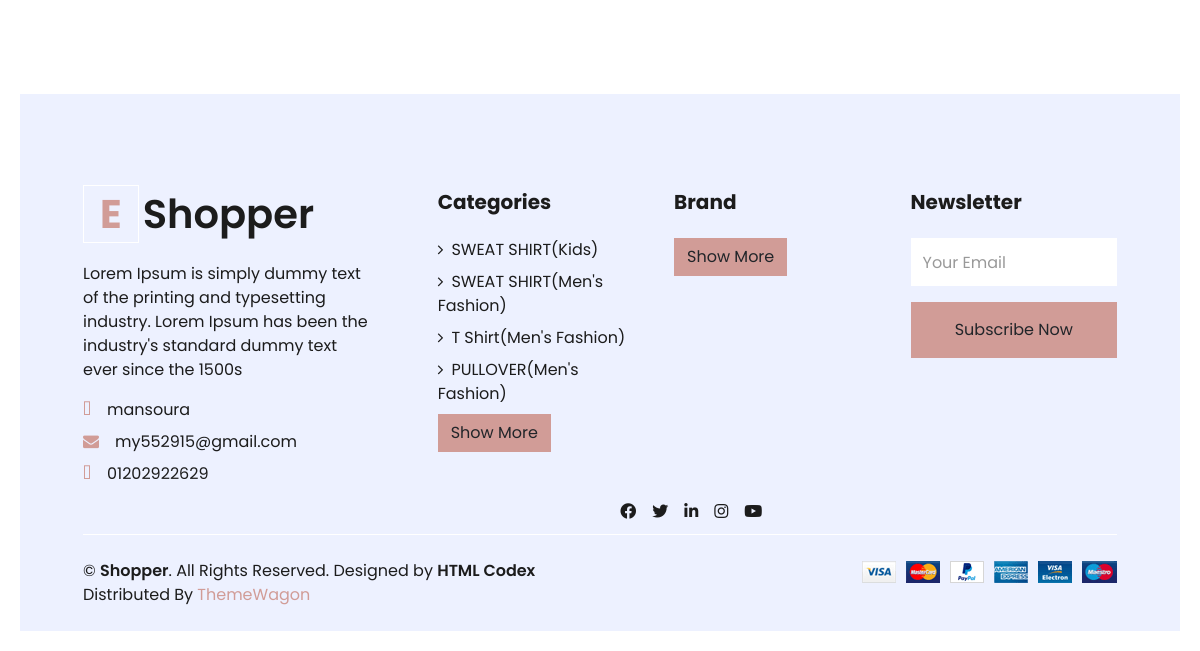
Before: /product/category/1/ (lower part) with the older database file.
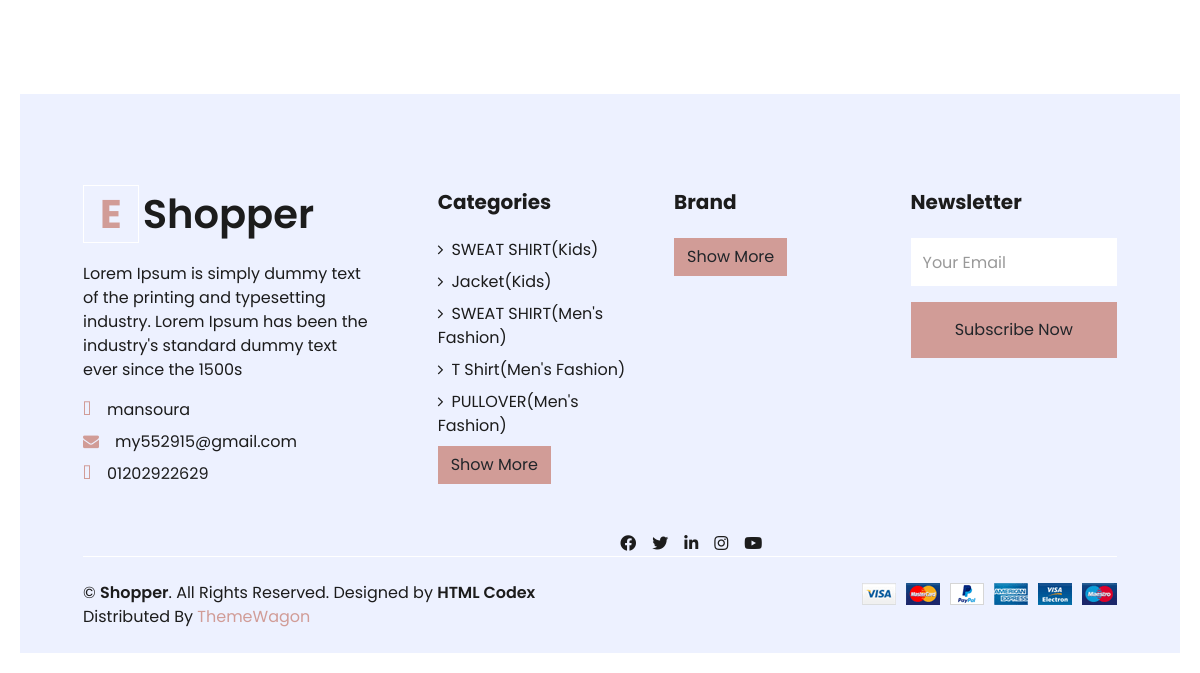
After: the same page with the newer database file.
### product/models.py (models this page shows)
class Subcategory(models.Model):
    category = models.ForeignKey(ProductCategory, on_delete=models.CASCADE)
    name = models.CharField(max_length=100)
    image = models.ImageField(upload_to='subcategoryimages/',blank=True)
    def __str__(self):
        return self.name

class ProductCategory(models.Model):
    name = models.CharField(max_length=60)
    def __str__(self):
        return self.name

### product/views.py (the view)
# urls.py: path('category/<int:id>/' , views.ProductByCategory.as_view() , name='product_by_category'),
class ProductByCategory(ListView):
    model = Product
    paginate_by = 12
    template_name = 'product/home_search.html'
    def get_queryset(self) :
        id = self.kwargs['id']
        object_list = Product.objects.filter(
            Q(subcategory__id__icontains = id)
        )
        return object_list

### accounts/favourite_context.py (called while the page is built, shortened)
def counter(request):
    product_count = 0
    return dict(product_count=product_count)

### carts/cart_context.py (called while the page is built)
def counter(request):
    cart_count = 0
    if 'admin' in request.path:
        return{}
    else :
        try :
            cart = Cart.objects.filter(cart_id=_cart_id(request))
            if request.user.is_authenticated:
                cart_items= CartItem.objects.all().filter(user=request.user)
            else:
                cart_items = CartItem.objects.all().filter(cart=cart[:1])
            for cart_item in cart_items:
                cart_count+=cart_item.quantity
        except Cart.DoesNotExist:
            cart_count=0
    return dict(cart_count=cart_count)

### carts/views.py (called while the page is built)
def _cart_id(request):
    cart = request.session.session_key
    if not cart:
        cart = request.session.create()
    return cart

### product/models.py (called while the page is built)
    def offer(self):
        offer = 0
        if self.discount > 0:
            offer =int( 100 - (self.discount / self.price * 100))
        return offer

    def get_absolute_url(self):
        return reverse("product:product_detail", args=[self.slug])

### product/templates/product/home_search.html (shortened to what this page needs)
{% extends 'base.html' %}
{% load static %}
{% block body %}
<div class="container-fluid pt-5">
    <div class="row px-xl-5">
        <div class="col-lg-12 ">
            <div class="row pb-4">
                {% for product in object_list  %}
                <div class="col-md-3">
                </div>
                {% endfor %}
            </div>
        </div>
    </div>
</div>
{% endblock body %}

### templates/base.html (shortened to what the changed rows need)
{% load static %}
<!DOCTYPE html>
<html lang="en">
<head>
    <link href="https://cdnjs.cloudflare.com/ajax/libs/font-awesome/5.10.0/css/all.min.css" rel="stylesheet">
    <link rel="stylesheet" href="https://cdnjs.cloudflare.com/ajax/libs/font-awesome/4.7.0/css/font-awesome.min.css">
    <link href="{% static 'lib4/owlcarousel/assets/owl.carousel.min.css'%}" rel="stylesheet">
    <link href="{% static 'css4/style.css'%}" rel="stylesheet">
    <link href="{% static 'css4/review.css'%}" rel="stylesheet">
    <link href="{% static 'css4/custom.css'%}" rel="stylesheet">
</head>
<body>
        <div class="container-fluid bg-secondary text-dark mt-5 pt-5">
            <div class="row px-xl-5 pt-5">
                <div class="col-lg-4 col-md-12 mb-5 pr-3 pr-xl-5">
                    <a href="/" class="text-decoration-none">
                        <h1 class="mb-4 display-5 font-weight-semi-bold"><span
                                class="text-primary font-weight-bold border border-white px-3 mr-1">E</span>{{myfooter.site_name}}
                        </h1>
                    </a>
                </div>
                <div class="col-lg-8 col-md-12">
                    <div class="row">
                        <div class="col-md-4 mb-5">
                            <div class="d-flex flex-column justify-content-start">
                                {% for category in categories_footer %}
                                {% for subcategory in category.subcategory_set.all %}
                                <a class="text-dark mb-2" href="{% url 'product:product_by_category' subcategory.id %}"><i
                                        class="fa fa-angle-right mr-2"></i>{{subcategory}}({{category}})</a>
                                {% endfor %}
                                {% endfor %}
                                <a href="{% url 'settings:category_list'  %}"><button type="button"
                                        class="btn btn-primary">Show
                                        More</button></a>
                            </div>
                        </div>
                    </div>
                </div>
            </div>
        </div>
</body>
</html>

Changed rows visible on the page:
added Subcategory: name "Jacket", {{ category }} "Kids", shown under ProductCategory "Kids"
